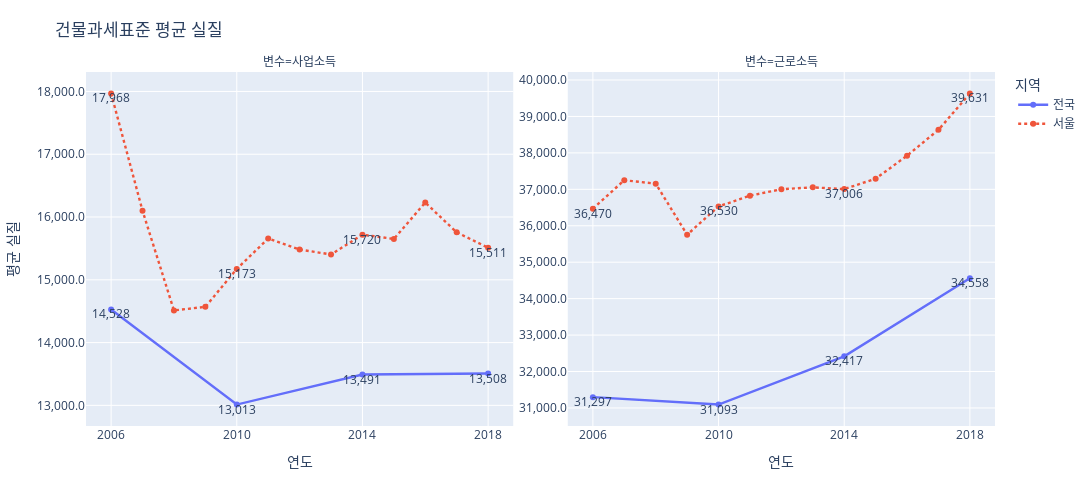

Write notebook code for a chart like this one.
### Code cell
fig = plot_lines(df, stat='mean_real', key=k, var_prefix_filter='inc', color_col='region', facet_col='var')
# fig = plot_lines(df, stat='mean_real', key='adult20_earner', var_prefix_filter='prop', color_col='var', facet_col='region')
fig.show()

### Figure 1 — Plotly figure (JSON) as saved in the notebook; plotly's stock layout.template omitted (floating-point values rounded to 4 significant figures)
{"data": [{"hovertemplate": "지역=전국<br>변수=사업소득<br>연도=%{x}<br>평균 실질=%{y}<extra></extra>", "legendgroup": "전국", "line": {"color": "#636EFA", "dash": "solid", "width": 2.4}, "mode": "lines+markers", "name": "전국", "orientation": "v", "showlegend": true, "type": "scatter", "x": [2006, 2010, 2014, 2018], "xaxis": "x", "y": [14530.0, 13010.0, 13490.0, 13510.0], "yaxis": "y"}, {"hovertemplate": "지역=전국<br>변수=근로소득<br>연도=%{x}<br>평균 실질=%{y}<extra></extra>", "legendgroup": "전국", "line": {"color": "#636EFA", "dash": "solid", "width": 2.4}, "mode": "lines+markers", "name": "전국", "orientation": "v", "showlegend": false, "type": "scatter", "x": [2006, 2010, 2014, 2018], "xaxis": "x2", "y": [31300.0, 31090.0, 32420.0, 34560.0], "yaxis": "y2"}, {"hovertemplate": "지역=서울<br>변수=사업소득<br>연도=%{x}<br>평균 실질=%{y}<extra></extra>", "legendgroup": "서울", "line": {"color": "#EF553B", "dash": "dot", "width": 2.4}, "mode": "lines+markers", "name": "서울", "orientation": "v", "showlegend": true, "type": "scatter", "x": [2006, 2007, 2008, 2009, 2010, 2011, 2012, 2013, 2014, 2015, 2016, 2017, 2018], "xaxis": "x", "y": [17970.0, 16100.0, 14510.0, 14570.0, 15170.0, 15660.0, 15480.0, 15400.0, 15720.0, 15650.0, 16230.0, 15760.0, 15510.0], "yaxis": "y"}, {"hovertemplate": "지역=서울<br>변수=근로소득<br>연도=%{x}<br>평균 실질=%{y}<extra></extra>", "legendgroup": "서울", "line": {"color": "#EF553B", "dash": "dot", "width": 2.4}, "mode": "lines+markers", "name": "서울", "orientation": "v", "showlegend": false, "type": "scatter", "x": [2006, 2007, 2008, 2009, 2010, 2011, 2012, 2013, 2014, 2015, 2016, 2017, 2018], "xaxis": "x2", "y": [36470.0, 37250.0, 37160.0, 35750.0, 36530.0, 36830.0, 37000.0, 37050.0, 37010.0, 37290.0, 37920.0, 38630.0, 39630.0], "yaxis": "y2"}, {"hovertemplate": "변수=사업소득<br>연도=%{x}<br>평균 실질=%{y}<br>label=%{text}<extra></extra>", "legendgroup": "", "marker": {"color": "#636efa", "symbol": "circle"}, "mode": "text", "name": "", "orientation": "v", "showlegend": false, "text": ["14,528", "13,013", "13,491", "13,508", "17,968", "15,173", "15,720", "15,511"], "textposition": "bottom center", "type": "scatter", "x": [2006, 2010, 2014, 2018, 2006, 2010, 2014, 2018], "xaxis": "x", "y": [14530.0, 13010.0, 13490.0, 13510.0, 17970.0, 15170.0, 15720.0, 15510.0], "yaxis": "y"}, {"hovertemplate": "변수=근로소득<br>연도=%{x}<br>평균 실질=%{y}<br>label=%{text}<extra></extra>", "legendgroup": "", "marker": {"color": "#636efa", "symbol": "circle"}, "mode": "text", "name": "", "orientation": "v", "showlegend": false, "text": ["31,297", "31,093", "32,417", "34,558", "36,470", "36,530", "37,006", "39,631"], "textposition": "bottom center", "type": "scatter", "x": [2006, 2010, 2014, 2018, 2006, 2010, 2014, 2018], "xaxis": "x2", "y": [31300.0, 31090.0, 32420.0, 34560.0, 36470.0, 36530.0, 37010.0, 39630.0], "yaxis": "y2"}], "layout": {"annotations": [{"font": {}, "showarrow": false, "text": "변수=사업소득", "x": 0.235, "xanchor": "center", "xref": "paper", "y": 1, "yanchor": "bottom", "yref": "paper"}, {"font": {}, "showarrow": false, "text": "변수=근로소득", "x": 0.765, "xanchor": "center", "xref": "paper", "y": 1, "yanchor": "bottom", "yref": "paper"}], "height": 480, "legend": {"title": {"text": "지역"}, "tracegroupgap": 0}, "margin": {"b": 16, "l": 16, "r": 16, "t": 72}, "title": {"text": "건물과세표준 평균 실질"}, "width": 1200, "xaxis": {"anchor": "y", "autorange": true, "domain": [0, 0.47], "dtick": 4, "range": [2005.0, 2019.0], "tick0": 2006, "tickmode": "linear", "title": {"text": "연도"}, "type": "linear"}, "xaxis2": {"anchor": "y2", "autorange": true, "domain": [0.53, 1], "dtick": 4, "matches": "x", "range": [2005.0, 2019.0], "tick0": 2006, "tickmode": "linear", "title": {"text": "연도"}, "type": "linear"}, "yaxis": {"anchor": "x", "autorange": true, "domain": [0, 1], "range": [12670.0, 18310.0], "showticklabels": true, "tickformat": ",g", "title": {"text": "평균 실질"}, "type": "linear"}, "yaxis2": {"anchor": "x2", "autorange": true, "domain": [0, 1], "range": [30510.0, 40220.0], "showticklabels": true, "tickformat": ",g", "type": "linear"}}}
